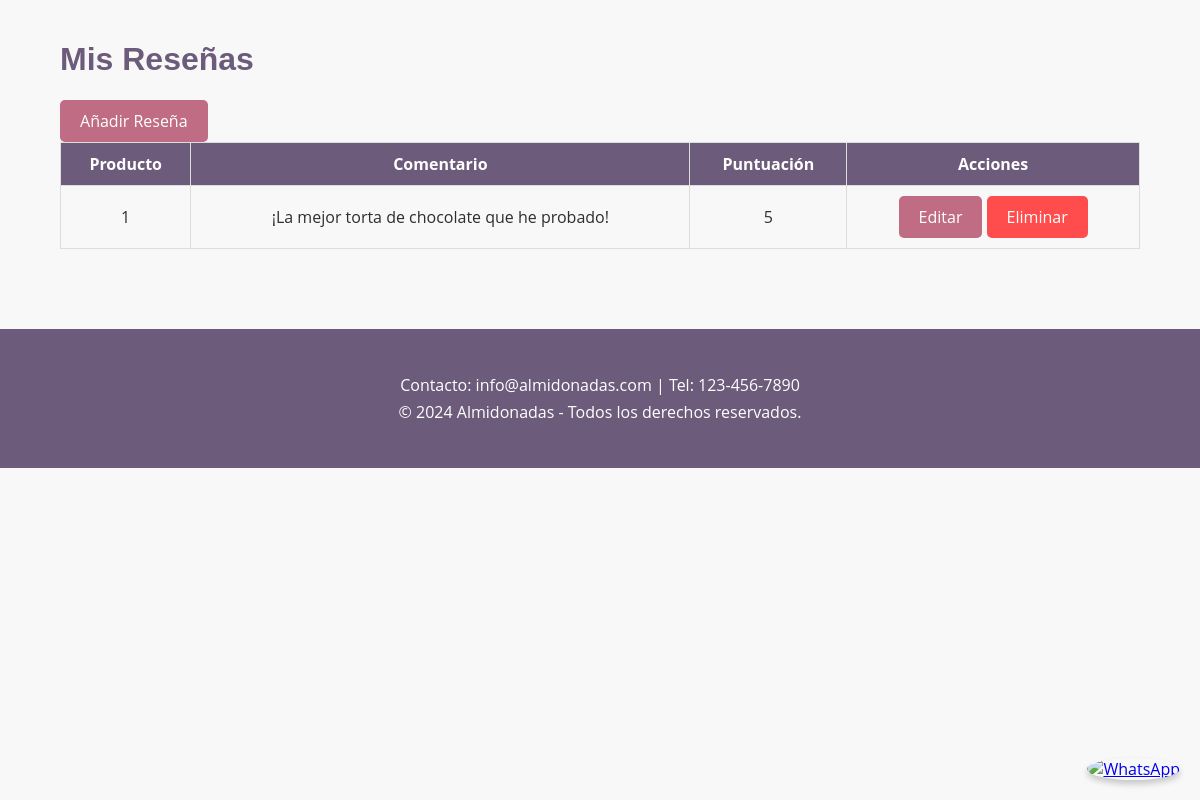
The page /cliente/resenas/list.php (signed in) on the database its author committed.
### cliente/resenas/list.php (the view, shortened to what this page needs)
<?php
include '../../includes/conexion.php';
$usuario_id = $_SESSION['user_id'];
$stmt = $conn->prepare("SELECT * FROM Reseñas WHERE usuario_id = :usuario_id");
$stmt->execute(['usuario_id' => $usuario_id]);
$reseñas = $stmt->fetchAll(PDO::FETCH_ASSOC);
?>
<!DOCTYPE html>
<html lang="es">
<head>
    <link rel="stylesheet" href="../../assets/css/styles.css">
</head>
<body>
    <div class="container">
        <h1>Mis Reseñas</h1>
        <a href="add.php" class="btn">Añadir Reseña</a>
        <table>
            <thead>
                <tr>
                    <th>Producto</th>
                    <th>Comentario</th>
                    <th>Puntuación</th>
                    <th>Acciones</th>
                </tr>
            </thead>
            <tbody>
                <?php foreach ($reseñas as $reseña): ?>
                    <tr>
                        <td><?php echo $reseña['producto_id']; ?></td>
                        <td><?php echo $reseña['comentario']; ?></td>
                        <td><?php echo $reseña['puntuacion']; ?></td>
                        <td>
                            <a href="edit.php?id=<?php echo $reseña['id']; ?>" class="btn">Editar</a>
                            <a href="delete.php?id=<?php echo $reseña['id']; ?>" class="btn btn-danger" onclick="return confirm('¿Estás seguro?')">Eliminar</a>
                        </td>
                    </tr>
                <?php endforeach; ?>
            </tbody>
        </table>
    </div>
    <?php include '../../templates/footer.php'; ?>
    <?php include '../../templates/whatsapp.php'; ?>
</body>
</html>

### assets/css/styles.css (style rules this page uses)
body { font-family: "Open Sans", sans-serif; margin: 0; padding: 0; background-color: #f8f8f8; color: #2e2e2e; }
.container { width: 90%; max-width: 1200px; margin: 0 auto; padding: 20px; }
h1, h2, h3 { font-family: "Poppins", sans-serif; color: #6c5b7b; }
.btn { display: inline-block; padding: 10px 20px; background-color: #c06c84; color: white; text-decoration: none; border-radius: 5px; transition: background-color 0.3s ease; }
.btn-danger { background-color: #ff4d4d; }
table { width: 100%; border-collapse: collapse; margin-bottom: 20px; }
table th, table td { padding: 10px; border: 1px solid #ddd; text-align: center; }
table th { background-color: #6c5b7b; color: white; }

### rows shown on the page
reseñas: producto "1", comentario "¡La mejor torta de chocolate que he probado!", puntuacion "5"
